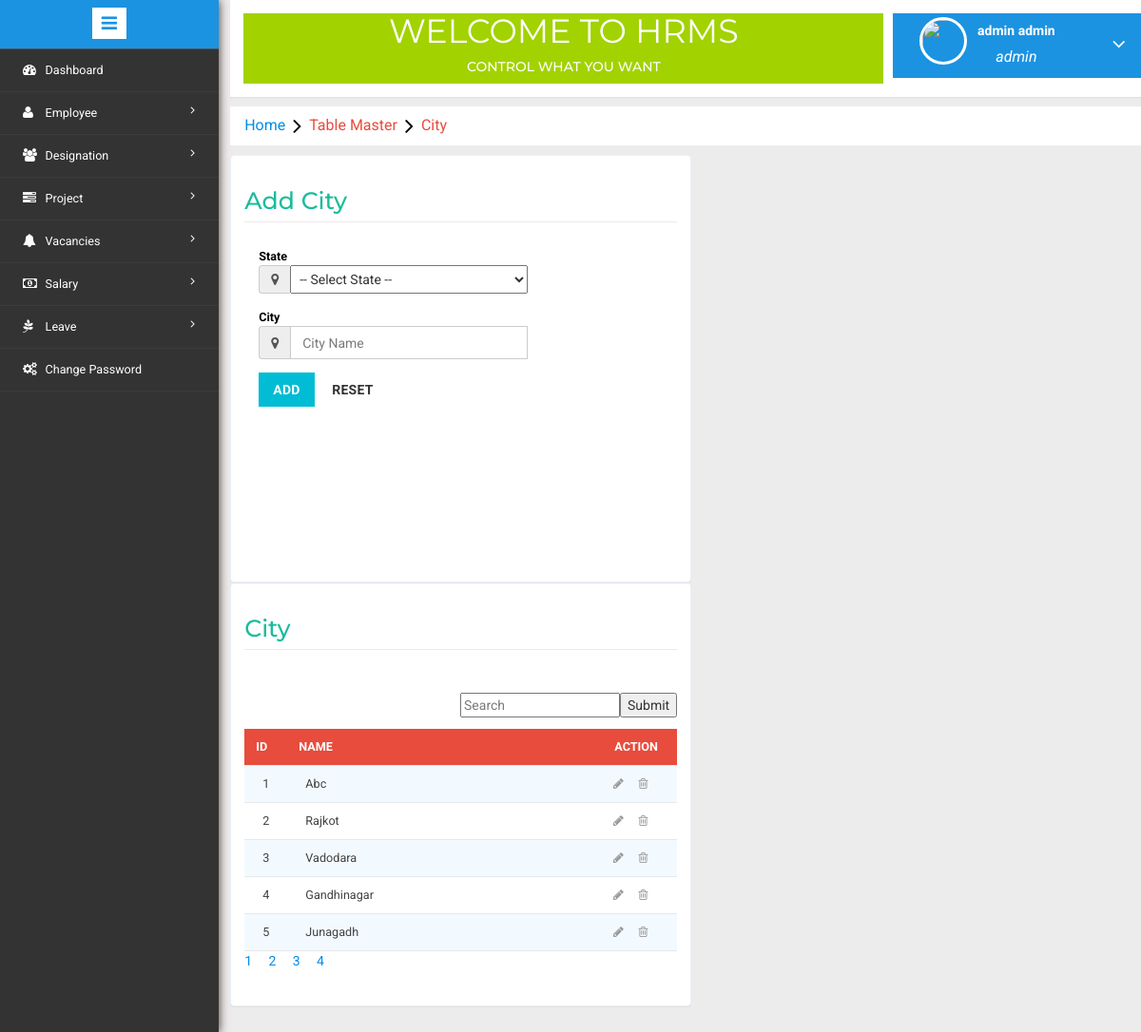
/city.php (signed in), run on the app's committed database.
### tables this page shows
CREATE TABLE `city` (
  `CityId` int(11) NOT NULL,
  `StateId` int(11) NOT NULL,
  `Name` varchar(200) NOT NULL
);

### city.php (the view, shortened to what this page needs)
<?php include('header.php'); ?>
<?php
	$dbs = new database();
	$db=$dbs->connection();
  $name="";
  $page="";
  if(isset($_GET['searccity']))
  {
    $SearchCityName = $_GET['searccity'];
    $RecordeLimit = 5;
    $searchcity = mysqli_query($db,"select count(CityId) as total from city where Name like '%".$SearchCityName."%'");
    $CName = mysqli_fetch_array($searchcity);
    $number_of_row =ceil($CName['total']/5);
    if(isset($_GET['bn']) &&intval($_GET['bn']) <= $number_of_row && intval($_GET['bn'] !=0))
    {
      $Skip = (intval($_GET["bn"]) * $RecordeLimit) - $RecordeLimit;
      $sql = mysqli_query($db,"select * from city where Name like '%".$SearchCityName."%' LIMIT $Skip,$RecordeLimit ");
    }
    else
    {
      $sql = mysqli_query($db,"select * from city where Name like '%".$SearchCityName."%' LIMIT $RecordeLimit ");
    }
    for($i=0;$i<$number_of_row;$i++)
    {
      $d = $i+1;
      if(isset($_GET["searccity"]))
      {
        $page .= "<a href='city.php?searccity=$SearchCityName&bn=$d'>$d</a>&nbsp &nbsp &nbsp";
      }
      else
      {
        $page .= "<a href='city.php?bn=$d'>$d</a>&nbsp &nbsp &nbsp";
      }
    }
  }
  else
  {
    $RecordeLimit = 5;
    $searchCity = mysqli_query($db,"select count(CityId) as total from city ");
    $CName = mysqli_fetch_array($searchCity);
    $number_of_row =ceil($CName['total']/5);
    if(isset($_GET['bn']) && intval($_GET['bn']) <= $number_of_row && intval($_GET['bn'] != 0 ))
    {
      $Skip = (intval($_GET["bn"]) * $RecordeLimit) - $RecordeLimit;
      $sql = mysqli_query($db,"select * from city LIMIT $Skip,$RecordeLimit");
    }
    else
    {
      $sql = mysqli_query($db,"select * from city LIMIT $RecordeLimit");
    }
    for($i=0;$i<$number_of_row;$i++)
    {
        $d = $i+1;
        $page .= "<a href='city.php?bn=$d'>$d</a>&nbsp &nbsp &nbsp";
    }
  }
?>
<link rel="stylesheet" type="text/css" href="css/table-style.css" />
<link rel="stylesheet" type="text/css" href="css/basictable.css" />
<ol class="breadcrumb" style="margin: 10px 0px ! important;">
    <li class="breadcrumb-item"><a href="Home.php">Home</a><i class="fa fa-angle-right"></i>Table Master<i class="fa fa-angle-right"></i>City</li>
</ol>
<div class="validation-system" style="margin-top: 0;">
 		<div class="validation-form" style="overflow: auto; margin-right:20px; height: 450px; width: 49%; float: left;">
        <form method="POST" action="controller/ccity.php?cityedit=<?php echo $row['CityId']; ?>">
        <div class="vali-form-group" >
        <h2>Add City</h2>
        	<div class="col-md-3 control-label">
              <label class="control-label">State</label>
              <div class="input-group">
                  <span class="input-group-addon">
              <i class="fa fa-map-marker" aria-hidden="true"></i>
              </span>
              <select name="state" style="text-transform: capitalize; width: 250px;" required>
                <option value="">-- Select State --</option>
              </select>
              </div>
            </div>
          	<div class="col-md-3 control-label">
            	<label class="control-label">City</label>
              	<div class="input-group">
                  	<span class="input-group-addon">
              			<i class="fa fa-map-marker" aria-hidden="true"></i>
              		</span>
              	<input type="text" name="city" placeholder="City Name" value="<?php echo $name; ?>" required="" class="form-control" style="width: 250px; height: 35px;">
              	</div>
            </div>
        </div>
            <div class="col-md-12 form-group">
              <button type="submit" name="cityy" class="btn btn-primary">Add</button>
              <button type="reset" class="btn btn-default">Reset</button>
            </div>
          <div class="clearfix"> </div>
        </form>
 </div>
 <div class="validation-form" style="width: 49%; overflow: auto;">
 		<div style="height: 396px;">
					<div class="w3l-table-info" >
					  <h2>City</h2>
					  <br>
					  <form method="GET" action="#">
					  	<input style="float: right;" type="submit" name="searchcity" >
					  	<input style="float: right;" placeholder="Search" type="search-box" name="searccity" value="<?php echo(isset($_GET['searccity']))?$_GET['searccity']:"";?>"><br>
					  </form>
					    <table id="table">
						<thead>
						  <tr>
						  	<th>Id</th>
							<th style="width: 5000px;">Name</th>
							<th  style="text-align: center; width: 450px;">Action</th>
						  </tr>
						</thead>
						<tbody>
						<?php $i=1; while($row = mysqli_fetch_assoc($sql)) { ?>
						<tr>
							<td><?php if(isset($_GET['bn'])==0){ echo $i; } else{ echo ($_GET['bn']-1)*5+$i; } $i++;?></td>
							<td><?php echo ucfirst($row['Name']); ?></td>
							<td><a href="?cityedit=<?php echo $row['CityId']; ?>"><i class="fa fa-pencil" aria-hidden="true"></i></a>&nbsp;&nbsp;&nbsp;&nbsp;&nbsp;<a href="controller/ccity.php?citydelete=<?php echo $row['CityId']; ?>"><i class="fa fa-trash-o" aria-hidden="true"></i></a></td>
						 </tr>
              <?php } ?>
						</tbody>
					  </table>
            <div><?php echo $page; ?></div>
					</div>
		</div>
 </div>
</div>
<?php include('footer.php'); ?>

### css/table-style.css (style rules this page uses)
table { background: white; border-collapse: collapse; margin: 1.25em 0 0; width: 100%; }
table tr, table th, table td { border: none; border-bottom: 1px solid #e8e8e8; font-size: .95em; }
table th, table td { padding: 10px 12px; text-align: left; }
table th { background: #e74c3c; color: #fff; text-transform: uppercase; }
table tr td { background: #f3faff; color: #424242; }
table tr:nth-of-type(2n+2) td { background: #ffffff; }
table { width: 100%; }

### data on the page
city: Name "Abc"
city: Name "Rajkot"
city: Name "Vadodara"
city: Name "Gandhinagar"
city: Name "Junagadh"

### other printed values
$_SESSION['User']['FirstName'] "admin"
$_SESSION['User']['LastName'] "admin"
$_SESSION['role']['Name'] "admin"
$d "1"
$d "2"
$d "3"
$d "4"
